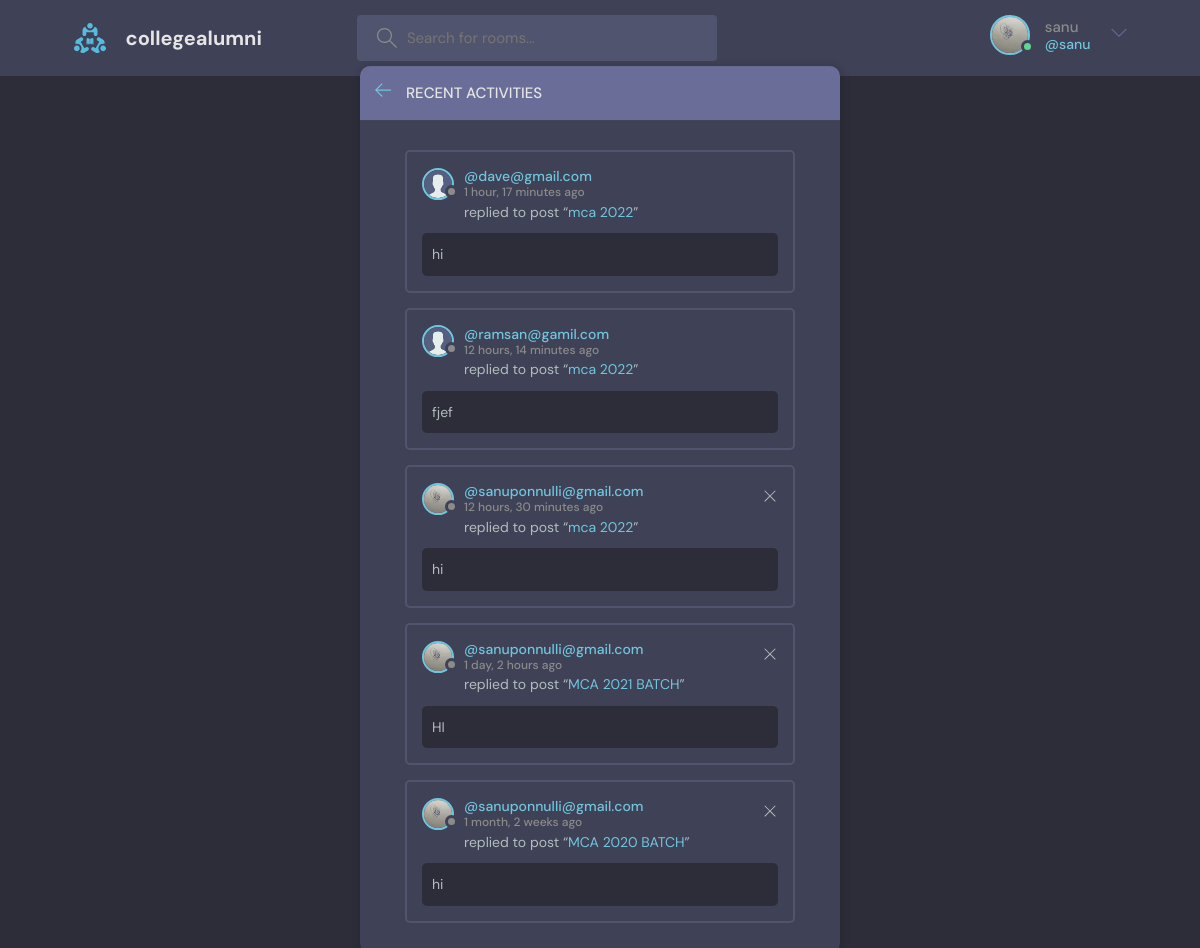
The app's page /activity (signed in) with its own data.
### base/models.py (models this page shows, shortened)
class User(AbstractUser):
    name = models.CharField(max_length=200,null=True)
    email= models.EmailField(null=True,unique=True)
    bio=models.TextField(null=True)
    avatar=models.ImageField(null=True, default='avatar.svg')
    USERNAME_FIELD='email'
    REQUIRED_FIELDS=[]

class Message(models.Model):
    user=models.ForeignKey(User,on_delete=models.CASCADE)
    room=models.ForeignKey(Room,on_delete=models.CASCADE)
    body=models.TextField()
    updated=models.DateTimeField(auto_now=True)
    created=models.DateTimeField(auto_now_add=True)
    class Meta:
        ordering=['-updated','-created']

class Room(models.Model):
    host=models.ForeignKey(User,on_delete=models.SET_NULL,null=True)
    topic=models.ForeignKey(Topic,on_delete=models.SET_NULL,null=True)
    name=models.CharField(max_length=200)
    description=models.TextField(null=True,blank=True)
    participants=models.ManyToManyField(User,related_name='participants',blank=True)
    updated=models.DateTimeField(auto_now=True)
    created=models.DateTimeField(auto_now_add=True)
    def __str__(self):
        return self.name
    class Meta:
        ordering=['-updated','-created']

### base/views.py (the view)
# urls.py: path('activity',views.activityPage,name="activity"),
def activityPage(request):
    room_messages=Message.objects.all()
    return render(request,'base/activity.html',{'room_messages':room_messages})

### base/templates/base/activity.html
    {% extends 'main.html'%}
    {%block content%}
    <main class="layout">
      <div class="container">
        <div class="layout__box">
          <div class="layout__boxHeader">
            <div class="layout__boxTitle">
              <a href="{% url 'home'%}">
                <svg version="1.1" xmlns="http://www.w3.org/2000/svg" width="32" height="32" viewBox="0 0 32 32">
                  <title>arrow-left</title>
                  <path
                    d="M13.723 2.286l-13.723 13.714 13.719 13.714 1.616-1.611-10.96-10.96h27.625v-2.286h-27.625l10.965-10.965-1.616-1.607z"
                  ></path>
                </svg>
              </a>
              <h3>Recent Activities</h3>
            </div>
          </div>
          <div class="activities-page layout__body">
              {% for message in room_messages%}
              <div class="activities__box">
                <div class="activities__boxHeader roomListRoom__header">
                  <a href="{%url 'user-Profile' message.user.id%}" class="roomListRoom__author">
                    <div class="avatar avatar--small">
                      <img src={{message.user.avatar.url}} />
                    </div>
                    <p>
                        @{{message.user}}
                      <span>{{message.created|timesince}} ago</span>
                    </p>
                  </a>
                  {% if request.user == message.user%}
                  <div class="roomListRoom__actions">
                    <a href="{% url 'delete-message' message.id%}">
                      <svg version="1.1" xmlns="http://www.w3.org/2000/svg" width="32" height="32" viewBox="0 0 32 32">
                        <title>remove</title>
                        <path
                          d="M27.314 6.019l-1.333-1.333-9.98 9.981-9.981-9.981-1.333 1.333 9.981 9.981-9.981 9.98 1.333 1.333 9.981-9.98 9.98 9.98 1.333-1.333-9.98-9.98 9.98-9.981z"
                        ></path>
                      </svg>
                    </a>
                  </div>
                  {%endif%}
                </div>
                <div class="activities__boxContent">
                  <p>replied to post “<a href="{%url 'room' message.room.id%}">
                    {{message.room}}</a>”</p>
                  <div class="activities__boxRoomContent">
                    {{message.body}}
                  </div>
                </div>
              </div>
              {%endfor%}
          </div>
        </div>
      </div>
    </main>
    {%endblock content%}

### templates/navbar.html (shortened to what this page needs)
{% load static%}
 <header class="header header--loggedIn">
  <div class="container">
    <a href="{% url 'home'%}" class="header__logo">
      <img src="{%static 'images/logo.svg'%}" />
      <h1>collegealumni</h1>
    </a>
    <form class="header__search" method="GET" action="{% url 'home'%}">
      <label>
        <input name="q" placeholder="Search for rooms..." />
      </label>
    </form>
    <nav class="header__menu">
      {%if request.user.is_authenticated%}
      <div class="header__user">
        <a href="{%url 'user-Profile' request.user.id %}">
          <div class="avatar avatar--medium active">
            <img src={{request.user.avatar.url}} />
          </div>
          <p>{{request.user.username}}<span>@{{request.user.username}}</span></p>
        </a>
        <button class="dropdown-button">
          <svg version="1.1" xmlns="http://www.w3.org/2000/svg" width="32" height="32" viewBox="0 0 32 32">
            <title>chevron-down</title>
            <path d="M16 21l-13-13h-3l16 16 16-16h-3l-13 13z"></path>
          </svg>
        </button>
      </div>
      {% else %}
      <a href="{%url 'login'%}">
        <img src="{%static 'images/avatar.svg'%}" />
        <p>Login</p>
      </a>
      {%endif%}
    </nav>
  </div>
</header>

### records on screen
User: user.avatar (picture), user.username "sanu"
Message: user.avatar (placeholder picture), user "dave@gmail.com", created "1 hour, 17 minutes", room "mca 2022", body "hi"
Message: user.avatar (placeholder picture), user "ramsan@gamil.com", created "12 hours, 14 minutes", room "mca 2022", body "fjef"
Message: user.avatar (picture), user "sanuponnulli@gmail.com", created "12 hours, 30 minutes", room "mca 2022", body "hi"
Message: user.avatar (picture), user "sanuponnulli@gmail.com", created "1 day, 2 hours", room "MCA 2021 BATCH", body "HI"
Message: user.avatar (picture), user "sanuponnulli@gmail.com", created "1 month, 2 weeks", room "MCA 2020 BATCH", body "hi"
